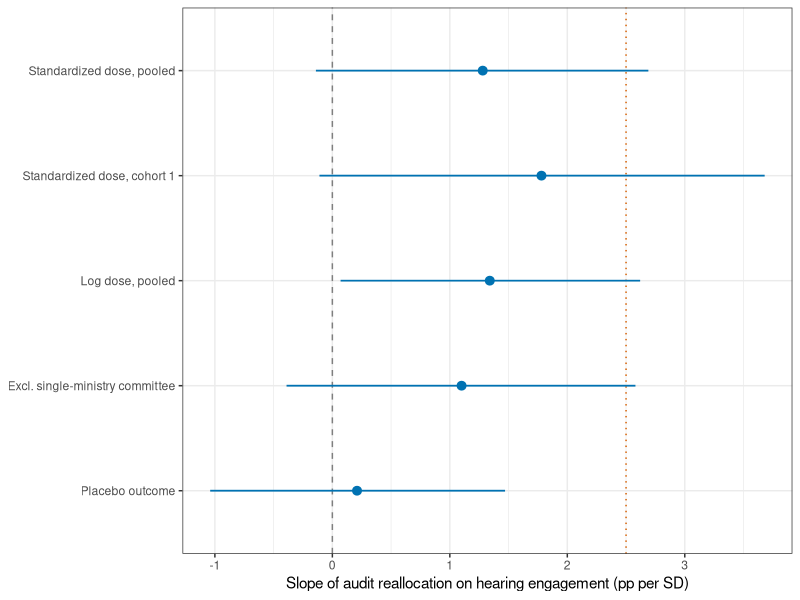
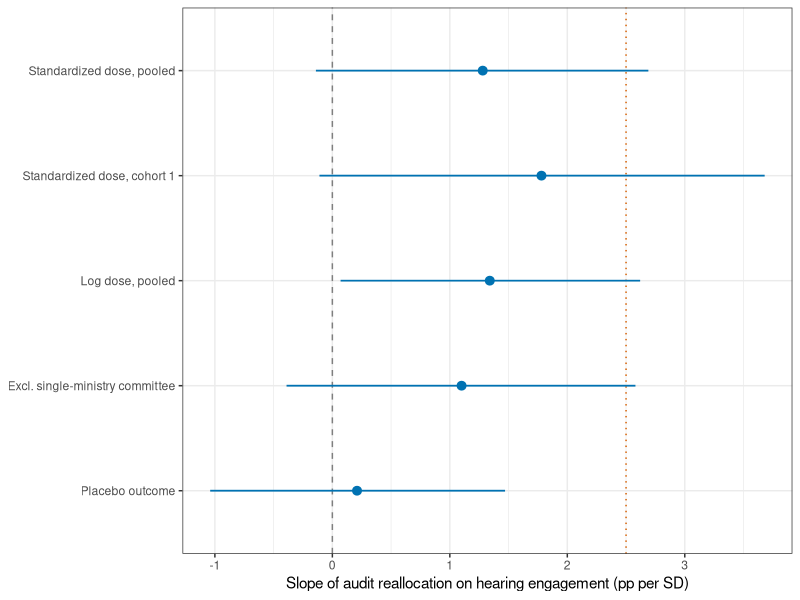

Generate these figures, in order, with R:
# Auto-generated figure for article
Sys.setenv(KBL_DATA = "/Users/kyusik/kna/data/processed")
# Figure 3: Within-opposition dose slopes across specifications
# Estimates (pp per SD or per unit, 95% CI) from replication pipeline
library(ggplot2)
dose <- data.frame(
  spec = c("Standardized dose, pooled", "Standardized dose, cohort 1",
           "Log dose, pooled", "Excl. single-ministry committee",
           "Placebo outcome"),
  b  = c(1.28, 1.78, 1.34, 1.10, 0.21),
  lo = c(-0.14, -0.11, 0.07, -0.39, -1.04),
  hi = c(2.69, 3.68, 2.62, 2.58, 1.47))
dose$spec <- factor(dose$spec, levels = rev(dose$spec))
ggplot(dose, aes(x = b, y = spec)) +
  geom_vline(xintercept = 0, linetype = "dashed", colour = "grey50") +
  geom_vline(xintercept = 2.5, linetype = "dotted", colour = "#D55E00") +
  geom_pointrange(aes(xmin = lo, xmax = hi), colour = "#0072B2",
                  linewidth = 0.6) +
  labs(x = "Slope of audit reallocation on hearing engagement (pp per SD)",
       y = NULL) +
  theme_bw(base_size = 11)
ggsave("/Users/kyusik/Desktop/kyusik-github/kna-research-agents/articles/figures/2026-08-24_r27/fig_3.pdf", width = 7, height = 3.5)
